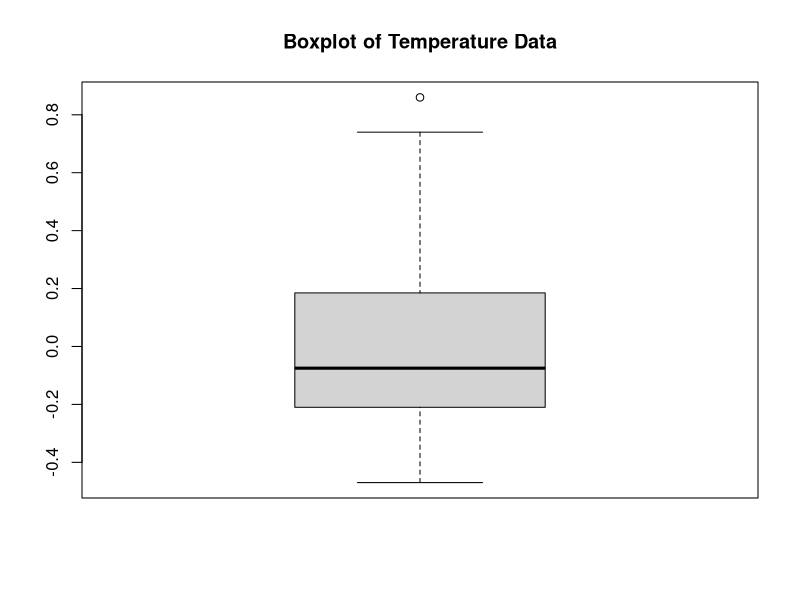
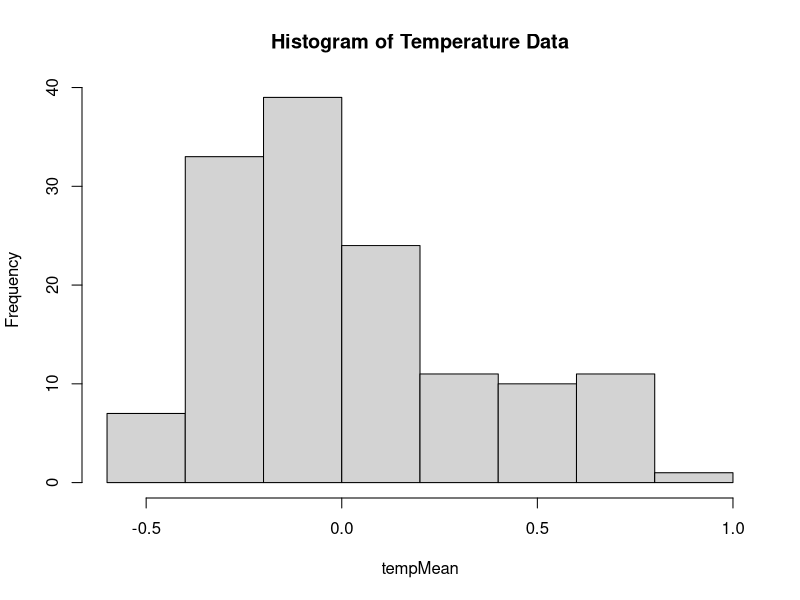
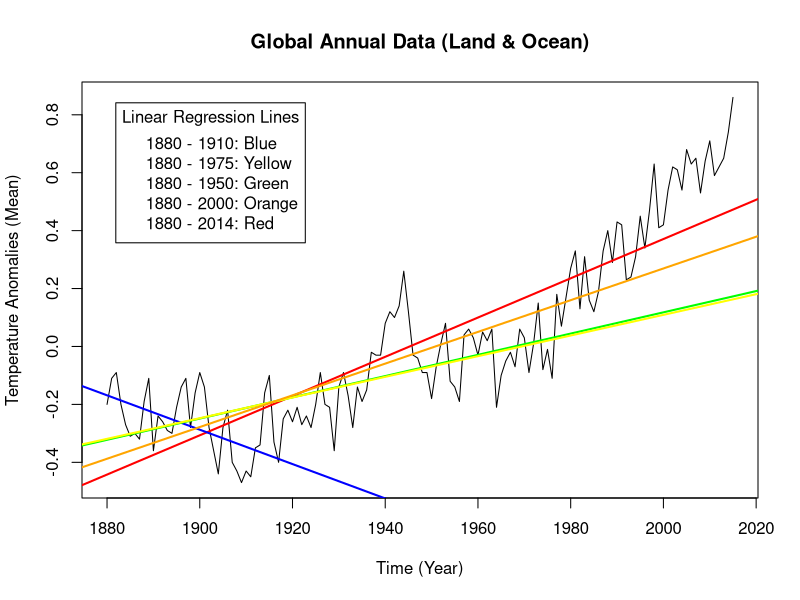

The R script that drew these images, in order:
#NASA Global Annual Temperature Anomalies - Land & Ocean

#Setup Dataset
setwd("/Users/krusa/OneDrive/Documents/GitHub/R-Scripts")
dtmean<-read.table("gl_land_ocean.txt", header = FALSE)

#Catagories
yrTime<- dtmean[,1]
tempMean<- dtmean[,2]

#Statistical Summary of Temperature Anomalies 
summary(tempMean)

#Boxplot of Temperature Data
boxplot(tempMean, main = "Boxplot of Temperature Data")

#Histogram of Temperature Data
hist(tempMean, main = "Histogram of Temperature Data")

#Full Linear Model (using all data)
lm(tempMean ~ yrTime, main = "Full Linear Model")

#Full Dataset Plot
plot(yrTime, tempMean, type = "l", main = "Global Annual Data (Land & Ocean)", xlab = "Time (Year)", ylab = "Temperature Anomalies (Mean)" )

#Linear Model (Years 1880 - 2014)
subsectionA <- dtmean[1:135,] #Subsection A
yrA<-subsectionA[,1]
tempA<-subsectionA[,2]
a = lm(tempA ~ yrA, data = subsectionA)
abline(a, col = "Red", lwd = 2)

#Linear Model (Years 1880 - 1910)
subsectionB <- dtmean[1:31,] #Subsection B
yrB<-subsectionB[,1]
tempB<-subsectionB[,2]
b = lm(tempB ~ yrB, data = subsectionB)
abline(b, col = "Blue", lwd = 2)

#Linear Model (Years 1880 - 1950)
subsectionC <- dtmean[1:71,] #Subsection C
yrC<-subsectionC[,1]
tempC<-subsectionC[,2]
c = lm(tempC ~ yrC, data = subsectionC)
abline(c, col = "Green", lwd = 2)

#Linear Model (Years 1880 - 1975)
subsectionD <- dtmean[1:96,] #Subsection D
yrD<-subsectionD[,1]
tempD<-subsectionD[,2]
d = lm(tempD ~ yrD, data = subsectionD)
abline(d, col = "Yellow", lwd = 2)

#Linear Model (Years 1880 - 2000)
subsectionE <- dtmean[1:121,] #Subsection E
yrE<-subsectionE[,1]
tempE<-subsectionE[,2]
e= lm(tempE ~ yrE, data = subsectionE)
abline(e, col = "Orange", lwd = 2)

legend("topleft", inset=.05, title="Linear Regression Lines",
       c("1880 - 1910: Blue","1880 - 1975: Yellow","1880 - 1950: Green","1880 - 2000: Orange","1880 - 2014: Red"), horiz=FALSE)




